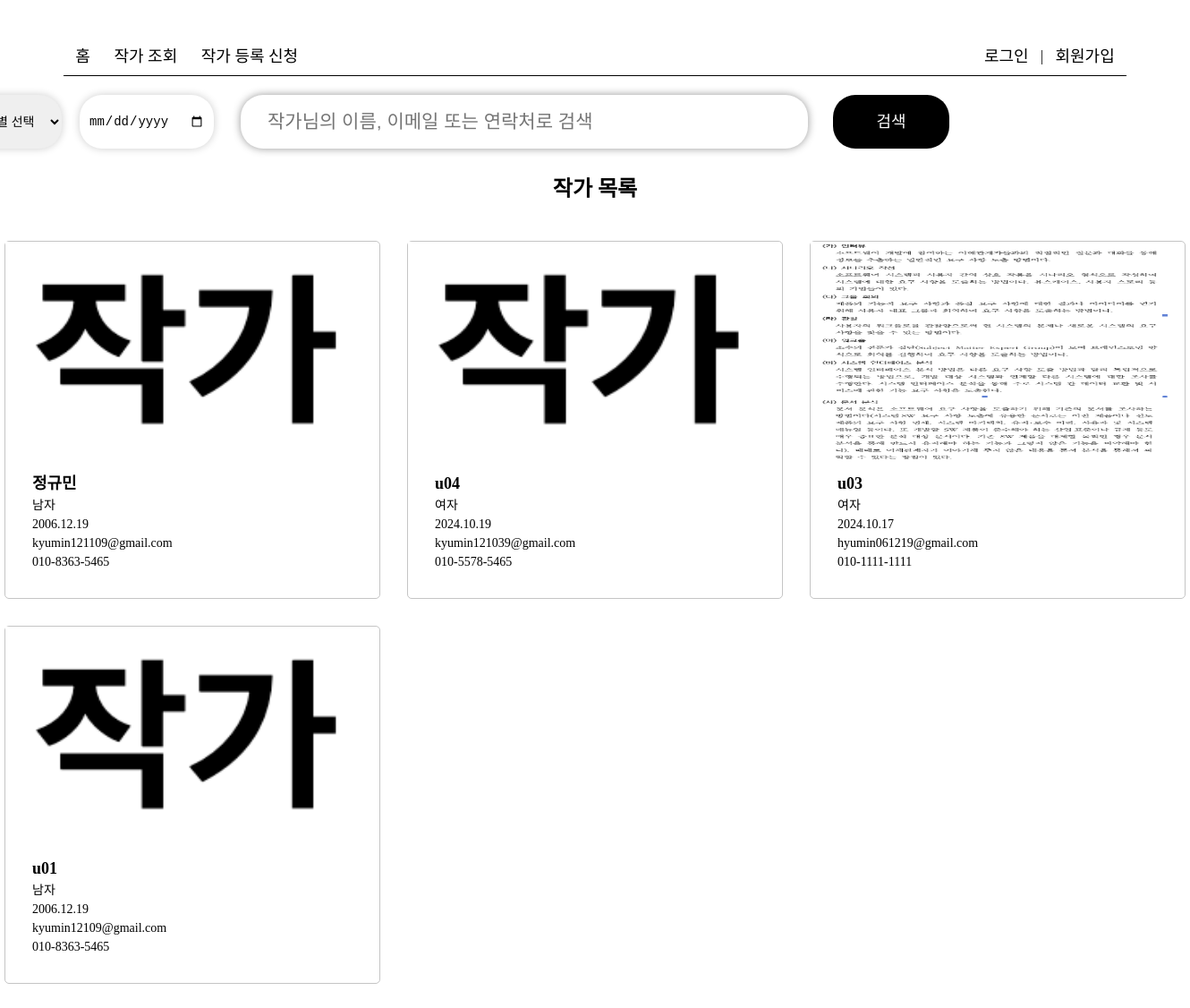
Screenshot of /artists/ with the database file from the repository.
### posts/models.py (models this page shows, shortened)
class Artist(models.Model):
    GENDER_CHOICES = [
        ('M', '남자'),
        ('F', '여자'),
    ]
    STATUS_CHOICES = [
        ('P', '대기중'),  # Pending
        ('A', '승인됨'),  # Approved
        ('R', '거부됨'),  # Rejected
    ]
    user = models.OneToOneField(User, on_delete=models.CASCADE)  # 사용자와 1:1 관계
    name = models.CharField(max_length=16)
    gender = models.CharField(max_length=1, choices=GENDER_CHOICES)
    birth_date = models.DateField()
    email = models.EmailField(unique=True)
    profile_image = models.ImageField(upload_to='artist_images/', blank=True, null=True)  # 작가 프로필 이미지
    contact = models.CharField(max_length=100, blank=True, null=True)
    status = models.CharField(max_length=1, choices=STATUS_CHOICES, default='P')  # 작가 상태

### posts/views.py (the view)
# urls.py: path('artists/', views.artist_list, name='artist_list'),
def artist_list(request):
    query = request.GET.get('q', '')  # 검색어를 GET 요청에서 가져옴
    search_gender = request.GET.get('gender', '')  # 성별 필터링 추가
    search_birth_date = request.GET.get('birth_date', '')  # 생년월일 필터링 추가
    artists = Artist.objects.filter(status='A').order_by('-id')
    if query:
        artists = artists.filter(
            Q(name__icontains=query) |
            Q(email__icontains=query) |
            Q(contact__icontains=query)
        )
    if search_gender:
        artists = artists.filter(gender=search_gender)
    if search_birth_date:
        date_pattern = r'^\d{4}-\d{2}-\d{2}$'  # 형식을 YYYY-MM-DD로 변경
        if re.match(date_pattern, search_birth_date):
            artists = artists.filter(birth_date=search_birth_date)
    return render(request, 'posts/artist_list.html', {'artists': artists})

### posts/templates/posts/artist_list.html (shortened to what this page needs)
<!DOCTYPE html>
<html lang="en">
<head>
    {% load static %}
    <link rel="stylesheet" href="{% static 'posts/css/style.css' %}">
</head>
<body>
    {% include 'posts/header.html' %}
    <main>
        <section class="mt20">
            <div class="container cc">
                <form method="GET" action="{% url 'artist_list' %}" class="search_forms mt2">
                    <select name="gender">
                        <option value="">성별 선택</option>
                    </select>
                    <input type="date" name="birth_date" placeholder="생년월일" value="{{ request.GET.birth_date }}">
                    <input type="text" name="q" placeholder="작가님의 이름, 이메일 또는 연락처로 검색" value="{{ request.GET.q }}">
                    <button type="submit">검색</button>
                </form>
                <h1 class="tc mt4">작가 목록</h1>
                <ul class="mt6 artist_list">
                    {% for artist in artists %}
                    <li>
                        <img src="{% if artist.profile_image %}{{ artist.profile_image.url }}{% else %}{% static 'posts/images/default_profile.png' %}{% endif %}" alt="profile_img" width="400" height="250">
                        <div>
                            <p>{{ artist.name }}</p>
                            <p>{{ artist.get_gender_display }}</p>
                            <p>{{ artist.birth_date|date:"Y.m.d" }}</p>
                            <p>{{ artist.email }}</p>
                            <p>{{ artist.contact }}</p>
                        </div>
                    </li>
                    {% endfor %}
                </ul>
            </div>
        </section>
    </main>
</body>
</html>

### posts/static/posts/css/style.css (style rules this page uses)
* { margin: 0; padding: 0; box-sizing: border-box; line-height: 1.5em; }
body { width: 100%; }
section { position: relative; }
.container { width: 1320px; position: relative; margin: 0 auto; }
ul, li { list-style: none; }
a, label, button { cursor: pointer; color: black; display: inline-block; text-decoration: none; border: none; }
img { max-width: 100%; }
.cc { display: flex; flex-flow: column; justify-content: center; align-items: center; }
.tc { text-align: center; }
.mt2 { margin-top: 1vw; }
.mt4 { margin-top: 2vw; }
.mt6 { margin-top: 3vw; }
.mt20 { padding-top: 7vw; padding-bottom: 7vw; }
.artist_list { width: 100%; height: 100%; position: relative; display: grid; grid-template-columns: repeat(3, 1fr); gap: 30px; margin-bottom: 100px; }
.artist_list li { width: 100%; height: 400px; position: relative; border-radius: 5px; border: 1px solid #c5c5c5; }
.artist_list li div { margin-left: 30px; margin-bottom: 30px; }
.artist_list li p:nth-child(1) { font-size: 18px; font-weight: bold; }
.artist_list li div>p { font-size: 14px; }
.search_forms { width: 60%; height: 60px; position: relative; }
.search_forms input:nth-child(3) { width: 80%; height: 100%; position: absolute; left: 0; border-radius: 25px; box-shadow: 0 0 10px rgb(151, 151, 151); border: none; padding: 30px; font-size: 21px; }
.search_forms button { width: 130px; height: 100%; position: absolute; right: 0; background-color: black; border-radius: 25px; color: white; font-size: 18px; }
.search_forms input:nth-child(2) { position: absolute; width: 150px; height: 60px; left: -180px; border: none; border-radius: 25px; box-shadow: 0 0 10px rgb(205, 205, 205); font-size: 14px; padding: 10px; }
.search_forms select { position: absolute; width: 100px; height: 60px; left: -300px; border: none; border-radius: 25px; box-shadow: 0 0 10px rgb(205, 205, 205); font-size: 14px; padding: 10px; }

### rows the page displays
Artist: name "정규민", gender "남자", birth_date "2006.12.19", email "kyumin121109@gmail.com", contact "010-8363-5465"
Artist: name "u04", gender "여자", birth_date "2024.10.19", email "kyumin121039@gmail.com", contact "010-5578-5465"
Artist: profile_image (picture), name "u03", gender "여자", birth_date "2024.10.17", email "hyumin061219@gmail.com", contact "010-1111-1111"
Artist: name "u01", gender "남자", birth_date "2006.12.19", email "kyumin12109@gmail.com", contact "010-8363-5465"
